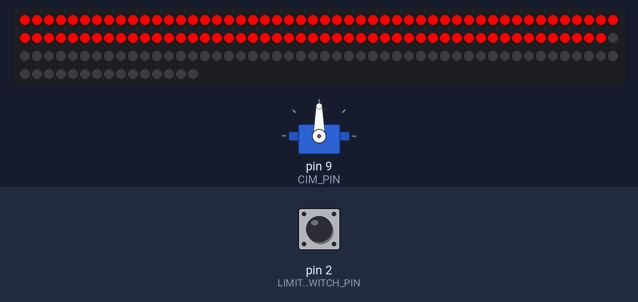
Bench run of a sketch on a simulated Arduino Mega 2560, built with avr-gcc and run on an emulated ATmega2560. Parts: servo, 165 RGB LEDs in strip order, left to right, continuing on the next row. The inputs (shaded band) are chosen by the test bench; at power-on: pin 2 (LIMIT_SWITCH_PIN) HIGH. What the sketch prints to the serial monitor is not drawn.

Above: at 1.3 s.
1.4 s: pin 2 (LIMIT_SWITCH_PIN) pulled LOW for 0.4 s
At 3.4 s:
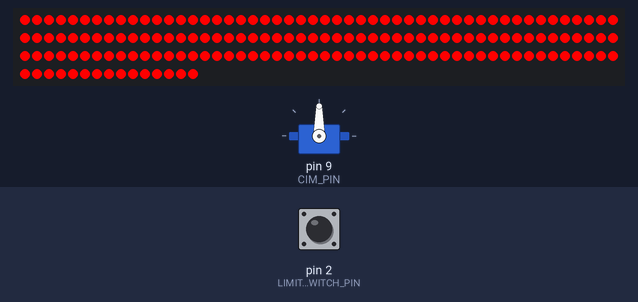
4.8 s: pin 2 (LIMIT_SWITCH_PIN) pulled LOW for 1 s
At 5.8 s:
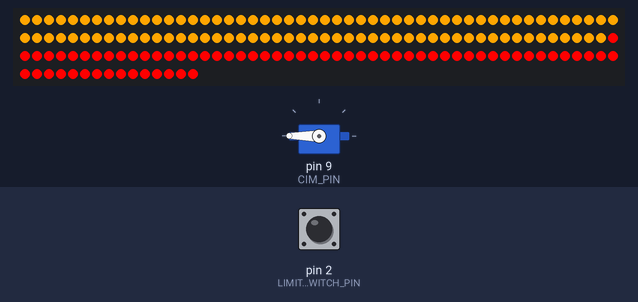
8.8 s: pin 2 (LIMIT_SWITCH_PIN) pulled LOW for 0.4 s
At 9.6 s:
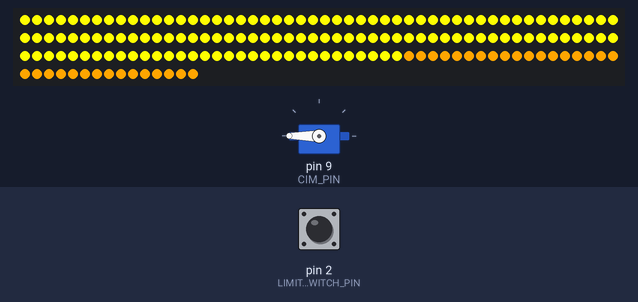
12.2 s: pin 2 (LIMIT_SWITCH_PIN) pulled LOW for 3.2 s
At 13.4 s:
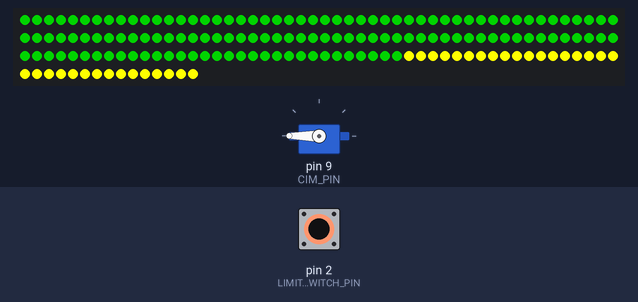
16.9 s: pin 2 (LIMIT_SWITCH_PIN) pulled LOW for 0.4 s
At 17.7 s:
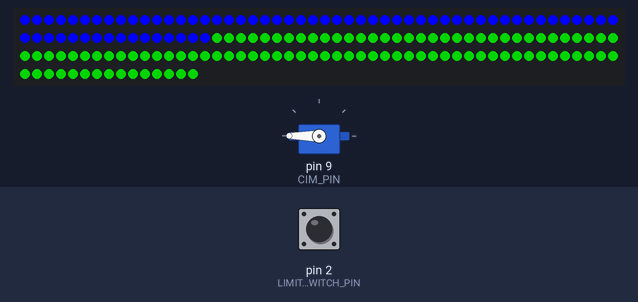
20.3 s: pin 2 (LIMIT_SWITCH_PIN) pulled LOW for 3.2 s
At 21.4 s:
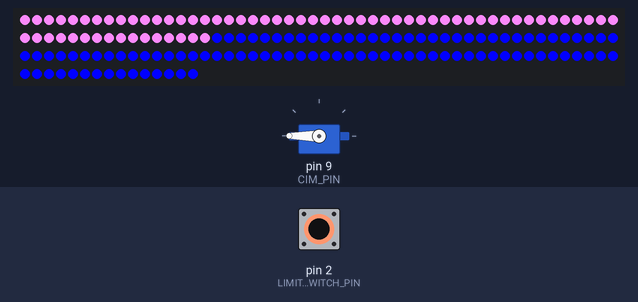
Timing chart, 0 to 24.7 s (numbered marks = the images above; inputs shaded):
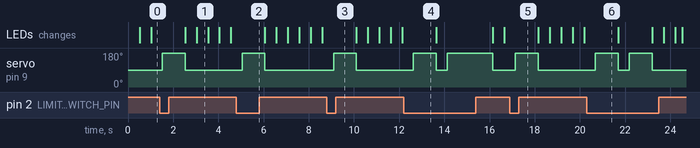

The sketch:

showcase.ino
```cpp
#include <FastLED.h>
#include <Servo.h>

//LEDs
const int segmentSize = 33; // How many LED's are in each gear/segment
const int nSegments = 5;    // How many segments are in the whole thing
const int nLEDS = segmentSize * nSegments;   // How many LED's we have
const int LED_PIN = 42;
CRGB leds[nLEDS];

//SWITCH
const int LIMIT_SWITCH_PIN = 2;

//MOTOR
Servo cim;
const int CIM_PIN = 9;

//EFFECTS
int numEffects = 10;
int currentEffect = 0;

#define FORWARD 0
#define BACKWARD 1
#define SLOW 250
#define MEDIUM 50
#define FAST 5

void setup() {
  Serial.begin(9600);
  FastLED.addLeds<NEOPIXEL, LED_PIN>(leds, nLEDS);

  pinMode(LIMIT_SWITCH_PIN, INPUT);

  Serial.println("Attaching CIM as Servo");
  cim.attach(CIM_PIN);
  cim.write(90);                //  Stop motor to start
}

void loop() {
  checkIfPushed();

  effect(currentEffect);
  currentEffect++;

  if (currentEffect == numEffects) {
    currentEffect = 0;
  }
}

void effect(int currentEffect) {
  switch (currentEffect) {
    case 0:
      checkIfPushed();
      setSectionColorCRGB(1, CRGB::Red);
      delay(500);

      checkIfPushed();
      setSectionColorCRGB(2, CRGB::Red);
      delay(500);

      checkIfPushed();
      setSectionColorCRGB(3, CRGB::Red);
      delay(500);

      checkIfPushed();
      setSectionColorCRGB(4, CRGB::Red);
      delay(500);

      checkIfPushed();
      setSectionColorCRGB(5, CRGB::Red);
      delay(500);

      checkIfPushed();
      break;
    case 1:
      checkIfPushed();
      setSectionColorCRGB(1, CRGB::Orange);
      delay(500);

      checkIfPushed();
      setSectionColorCRGB(2, CRGB::Orange);
      delay(500);

      checkIfPushed();
      setSectionColorCRGB(3, CRGB::Orange);
      delay(500);

      checkIfPushed();
      setSectionColorCRGB(4, CRGB::Orange);
      delay(500);

      checkIfPushed();
      setSectionColorCRGB(5, CRGB::Orange);
      delay(500);

      checkIfPushed();
      break;
    case 2:
      checkIfPushed();
      setSectionColorCRGB(1, CRGB::Yellow);
      delay(500);

      checkIfPushed();
      setSectionColorCRGB(2, CRGB::Yellow);
      delay(500);

      checkIfPushed();
      setSectionColorCRGB(3, CRGB::Yellow);
      delay(500);

      checkIfPushed();
      setSectionColorCRGB(4, CRGB::Yellow);
      delay(500);

      checkIfPushed();
      setSectionColorCRGB(5, CRGB::Yellow);
      delay(500);

      checkIfPushed();
      break;
    case 3:
      checkIfPushed();
      setSectionColorCRGB(1, CRGB::Green);
      delay(500);

      checkIfPushed();
      setSectionColorCRGB(2, CRGB::Green);
      delay(500);

      checkIfPushed();
      setSectionColorCRGB(3, CRGB::Green);
      delay(500);

      checkIfPushed();
      setSectionColorCRGB(4, CRGB::Green);
      delay(500);

      checkIfPushed();
      setSectionColorCRGB(5, CRGB::Green);
      delay(500);

      checkIfPushed();
      break;
    case 4:
      checkIfPushed();
      setSectionColorCRGB(1, CRGB::Blue);
      delay(500);

      checkIfPushed();
      setSectionColorCRGB(2, CRGB::Blue);
      delay(500);

      checkIfPushed();
      setSectionColorCRGB(3, CRGB::Blue);
      delay(500);

      checkIfPushed();
      setSectionColorCRGB(4, CRGB::Blue);
      delay(500);

      checkIfPushed();
      setSectionColorCRGB(5, CRGB::Blue);
      delay(500);

      checkIfPushed();
      break;
    case 5:
      checkIfPushed();
      setSectionColorCRGB(1, CRGB::Violet);
      delay(500);

      checkIfPushed();
      setSectionColorCRGB(2, CRGB::Violet);
      delay(500);

      checkIfPushed();
      setSectionColorCRGB(3, CRGB::Violet);
      delay(500);

      checkIfPushed();
      setSectionColorCRGB(4, CRGB::Violet);
      delay(500);

      checkIfPushed();
      setSectionColorCRGB(5, CRGB::Violet);
      delay(500);

      checkIfPushed();
      break;
    case 6:
      checkIfPushed();
      rainbow(3, FAST, FORWARD);
      checkIfPushed();

      break;
    default:
      break;
  }
}

void allColorRGB(int r, int g, int b) {
  for (int i = 0; i < nLEDS; i++) {
    leds[i].red   = r;
    leds[i].green = g;
    leds[i].blue  = b;
  }
  FastLED.show();
}

void allColorCRGB(CRGB c) {
  for (int i = 0; i < nLEDS; i++) {
    setLEDs(i, c);
  }
  FastLED.show();
}

void setSectionColorRGB(int section, int r, int g, int b) {
  for (int i = 0 + (segmentSize * section) - segmentSize; i < segmentSize * section; i++) {
    leds[i].red   = r;
    leds[i].green = g;
    leds[i].blue  = b;
  }
  FastLED.show();
}

void setSectionColorCRGB(int section, CRGB c) {
  for (int i = 0 + (segmentSize * section) - segmentSize; i < segmentSize * section; i++) {
    setLEDs(i, c);
  }
  FastLED.show();
}


void checkIfPushed() {
  if (digitalRead(LIMIT_SWITCH_PIN) == LOW) {
    cim.write(180);
    delay(1000);
    cim.write(90);
  }else{
    cim.write(90);
  }
}

void setLEDs(int index, CRGB value) {
  leds[index] = value;
}

void rainbow(int cycles, int speed, int direction) { // TODO direction
  for (int j = 0; j < 256 * cycles; j++) {
    for (int i = 0; i < nLEDS; i++) {
      if (direction == FORWARD) {
        setLEDs(i, Wheel(((i * 256 / nLEDS) + j) % 255));
      }
      else {
        setLEDs(i, Wheel(((i * 256 / nLEDS) + j) % 255));
      }
    }
    FastLED.show();
    delay(speed);
  }
}

CRGB Wheel(byte WheelPos) {
  if (WheelPos < 85) {
    return CRGB(1 * (WheelPos * 3) / 4, 1 * (255 - WheelPos * 3) / 4, 0);
  }
  else if (WheelPos < 170) {
    WheelPos -= 85;
    return CRGB(1 * (255 - WheelPos * 3) / 4, 0, 1 * (WheelPos * 3) / 4);
  }
  else {
    WheelPos -= 170;
    return CRGB(0, 1 * (WheelPos * 3) / 4, 1 * (255 - WheelPos * 3) / 4);
  }
}
```

Measured:
- after the input at 1.4 s, servo on pin 9 (CIM_PIN): 90° → 180° after 0.12 s, → 90° 1.0 s later
- after the input at 4.8 s, servo on pin 9 (CIM_PIN): 90° → 180° after 0.26 s, → 90° 1.0 s later
- after the input at 8.8 s, servo on pin 9 (CIM_PIN): 90° → 180° after 0.30 s, → 90° 1.0 s later
- after the input at 12.2 s, servo on pin 9 (CIM_PIN): 90° → 180° after 0.43 s, → 90° 1.0 s later, → 180° 0.50 s later, → 90° 2.0 s later
- after the input at 16.9 s, servo on pin 9 (CIM_PIN): 90° → 180° after 0.25 s, → 90° 1.0 s later
- after the input at 20.3 s, servo on pin 9 (CIM_PIN): alternates 180° for 1.0 s and 90° for 0.50 s, 4 changes in all, then stays 90°, starting after 0.38 s
- what the display in image 1 shows lasts 0.5 s, from 3.0 s to 3.5 s
